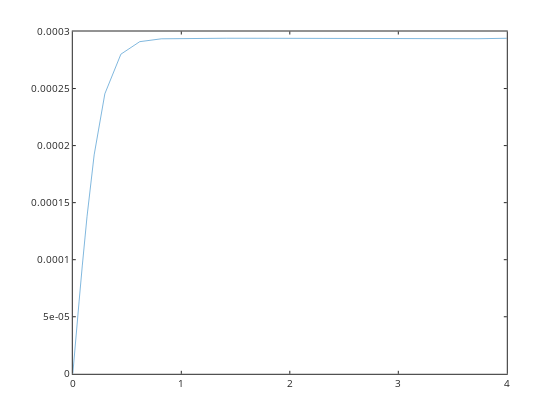

Notebook code cell kept with this figure:
### Code cell
Ca=[1 0 1e-6]; t=0;

f=@(t,Ca) dCa_by_dt(t,Ca);
[t Catime]=ode45(f,[0 4],[0]);

plot(t,Catime)

### Figure 1 — Plotly figure (JSON) as saved in the notebook; plotly's stock layout.template omitted (floating-point values rounded to 4 significant figures)
{"data": [{"line": {"color": "rgb(0,113,188)", "dash": "solid", "width": 0.5}, "marker": {"color": "rgb(0,113,188)", "line": {"color": "rgb(0,113,188)"}, "size": 6, "symbol": "none"}, "mode": "lines", "name": "", "showlegend": false, "type": "scatter", "visibility": true, "x": [0, 0.0001, 0.00025, 0.000475, 0.0008125, 0.001319, 0.002078, 0.003217, 0.004926, 0.007489, 0.01133, 0.0171, 0.02575, 0.03872, 0.05819, 0.08738, 0.1312, 0.1969, 0.2954, 0.4432, 0.6172, 0.8164, 1.072, 1.416, 1.816, 2.216, 2.616, 3.016, 3.393, 3.734, 4], "xaxis": "x", "y": [0, 1.1e-07, 2.75e-07, 5.225e-07, 8.937e-07, 1.451e-06, 2.286e-06, 3.539e-06, 5.418e-06, 8.237e-06, 1.247e-05, 1.881e-05, 2.831e-05, 4.252e-05, 6.365e-05, 9.455e-05, 0.0001378, 0.0001919, 0.0002454, 0.0002801, 0.0002911, 0.0002936, 0.0002941, 0.0002941, 0.000294, 0.000294, 0.0002938, 0.0002936, 0.0002934, 0.0002937, 0.0002941], "yaxis": "y"}], "layout": {"height": 420, "hovermode": "closest", "margin": {"b": 0, "l": 0, "r": 0, "t": 0}, "plot_bgcolor": "rgba(0, 0, 0, 0)", "showlegend": false, "width": 560, "xaxis": {"anchor": "y", "autorange": false, "domain": [0.13, 0.905], "exponentformat": "none", "gridcolor": "rgba(38,38,38,0.15)", "gridwidth": 1, "linecolor": "rgb(38,38,38)", "linewidth": 1, "mirror": "ticks", "range": [0, 4], "showgrid": false, "showline": true, "side": "bottom", "spikedash": "solid", "spikemode": "across", "spikesides": false, "spikethickness": 1, "tickangle": 0, "tickcolor": "rgb(38,38,38)", "tickfont": {"color": "rgb(38,38,38)", "size": 10}, "ticklen": 3, "ticks": "inside", "ticktext": ["0", "1", "2", "3", "4"], "tickvals": [0, 1, 2, 3, 4], "title": {"font": {"color": "rgb(0, 0, 0)", "size": 11}, "text": ""}, "type": "linear", "visible": true, "zeroline": false}, "yaxis": {"anchor": "x", "autorange": false, "domain": [0.11, 0.925], "exponentformat": "none", "gridcolor": "rgba(38,38,38,0.15)", "gridwidth": 1, "linecolor": "rgb(38,38,38)", "linewidth": 1, "mirror": "ticks", "range": [0, 0.0003], "showgrid": false, "showline": true, "side": "left", "spikedash": "solid", "spikemode": "across", "spikesides": false, "spikethickness": 1, "tickangle": 0, "tickcolor": "rgb(38,38,38)", "tickfont": {"color": "rgb(38,38,38)", "size": 10}, "ticklen": 3, "ticks": "inside", "ticktext": ["0", "5e-05", "0.0001", "0.00015", "0.0002", "0.00025", "0.0003"], "tickvals": [0, 5e-05, 0.0001, 0.00015, 0.0002, 0.00025, 0.0003], "title": {"font": {"color": "rgb(0, 0, 0)", "size": 11}, "text": ""}, "type": "linear", "visible": true, "zeroline": false}}}
